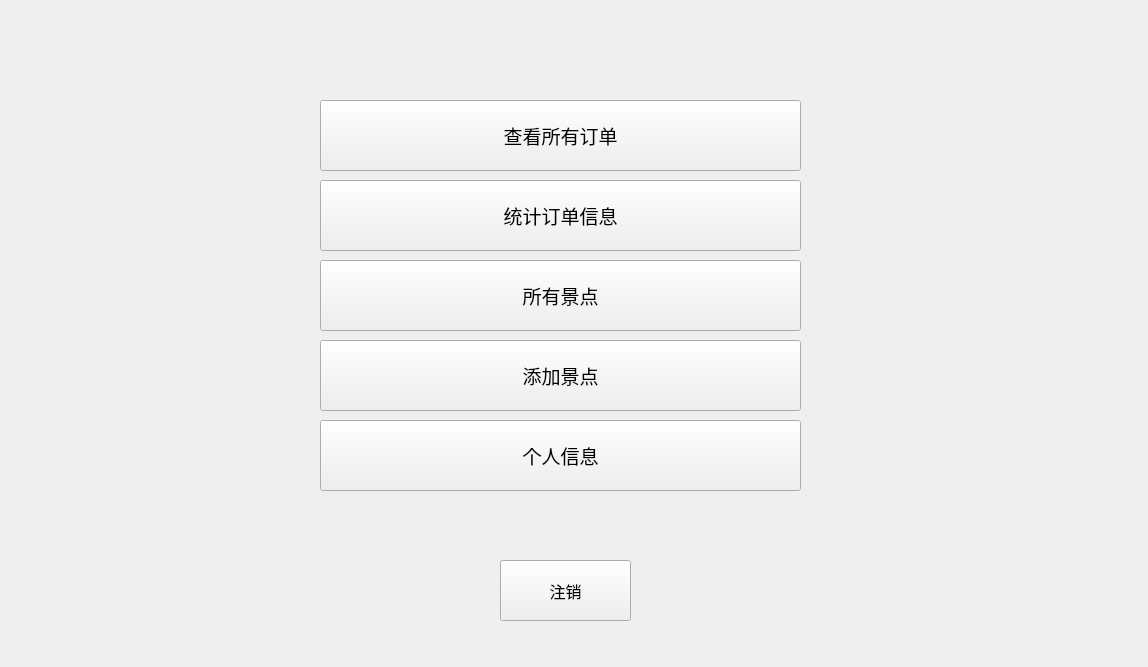
<?xml version="1.0" encoding="UTF-8"?>
<ui version="4.0">
 <class>AdminFuntionList</class>
 <widget class="QMainWindow" name="AdminFuntionList">
  <property name="geometry">
   <rect>
    <x>0</x>
    <y>0</y>
    <width>1148</width>
    <height>667</height>
   </rect>
  </property>
  <property name="windowTitle">
   <string>管理员</string>
  </property>
  <widget class="QWidget" name="centralwidget">
   <widget class="QPushButton" name="vieworder">
    <property name="geometry">
     <rect>
      <x>320</x>
      <y>100</y>
      <width>481</width>
      <height>71</height>
     </rect>
    </property>
    <property name="font">
     <font>
      <family>微软雅黑</family>
      <pointsize>14</pointsize>
     </font>
    </property>
    <property name="text">
     <string>查看所有订单</string>
    </property>
   </widget>
   <widget class="QPushButton" name="allsite">
    <property name="geometry">
     <rect>
      <x>320</x>
      <y>260</y>
      <width>481</width>
      <height>71</height>
     </rect>
    </property>
    <property name="font">
     <font>
      <family>微软雅黑</family>
      <pointsize>14</pointsize>
     </font>
    </property>
    <property name="text">
     <string>所有景点</string>
    </property>
   </widget>
   <widget class="QPushButton" name="orderinfo">
    <property name="geometry">
     <rect>
      <x>320</x>
      <y>180</y>
      <width>481</width>
      <height>71</height>
     </rect>
    </property>
    <property name="font">
     <font>
      <family>微软雅黑</family>
      <pointsize>14</pointsize>
     </font>
    </property>
    <property name="text">
     <string>统计订单信息</string>
    </property>
   </widget>
   <widget class="QPushButton" name="addsite">
    <property name="geometry">
     <rect>
      <x>320</x>
      <y>340</y>
      <width>481</width>
      <height>71</height>
     </rect>
    </property>
    <property name="font">
     <font>
      <family>微软雅黑</family>
      <pointsize>14</pointsize>
     </font>
    </property>
    <property name="text">
     <string>添加景点</string>
    </property>
   </widget>
   <widget class="QPushButton" name="info">
    <property name="geometry">
     <rect>
      <x>320</x>
      <y>420</y>
      <width>481</width>
      <height>71</height>
     </rect>
    </property>
    <property name="font">
     <font>
      <family>微软雅黑</family>
      <pointsize>14</pointsize>
     </font>
    </property>
    <property name="text">
     <string>个人信息</string>
    </property>
   </widget>
   <widget class="QPushButton" name="pushButton">
    <property name="geometry">
     <rect>
      <x>500</x>
      <y>560</y>
      <width>131</width>
      <height>61</height>
     </rect>
    </property>
    <property name="font">
     <font>
      <family>微软雅黑</family>
      <pointsize>12</pointsize>
     </font>
    </property>
    <property name="text">
     <string>注销</string>
    </property>
   </widget>
  </widget>
 </widget>
 <resources/>
 <connections/>
</ui>
